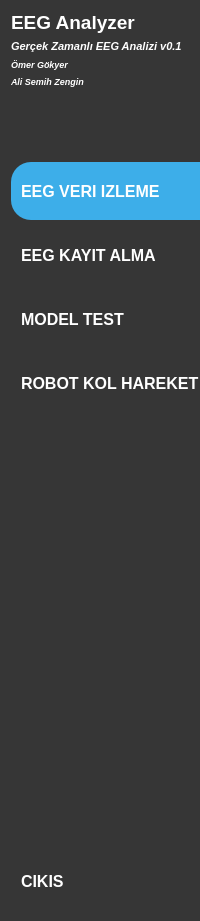
   <widget class="QWidget" name="sideBar" native="true">
    <property name="geometry">
     <rect>
      <x>0</x>
      <y>0</y>
      <width>200</width>
      <height>921</height>
     </rect>
    </property>
    <property name="minimumSize">
     <size>
      <width>200</width>
      <height>0</height>
     </size>
    </property>
    <property name="styleSheet">
     <string notr="true">QWidget{
	background-color:rgb(54, 54, 54)
}
QLabel{
	color: white;
	font-size: 14pt; /* Yazı tipi boyutunu ayarla */
    font-weight: bold; /* Yazı tipi kalınlığını ayarla */
}
QPushButton{
	color: white;
	text-align: left;
	height: 58px;
	border: none;
	padding-left: 10px;
	font: 63 8pt &quot;Bahnschrift SemiBold&quot;;
	border-top-left-radius:20px;
	border-bottom-left-radius:20px;
	font-size: 12pt; /* Yazı tipi boyutunu ayarla */
    font-weight: bold; /* Yazı tipi kalınlığını ayarla */
}
QPushButton:checked{
	background-color: #3daee9;
}</string>
    </property>
    <layout class="QVBoxLayout" name="verticalLayout">
     <property name="rightMargin">
      <number>0</number>
     </property>
     <item>
      <widget class="QLabel" name="label_2">
       <property name="text">
        <string>EEG Analyzer</string>
       </property>
      </widget>
     </item>
     <item>
      <widget class="QLabel" name="label">
       <property name="styleSheet">
        <string notr="true">font-size: 8pt; /* Yazı tipi boyutunu ayarla */
font-style: italic; /* Yazı tipi kalınlığını ayarla */</string>
       </property>
       <property name="text">
        <string>Gerçek Zamanlı EEG Analizi v0.1</string>
       </property>
      </widget>
     </item>
     <item>
      <widget class="QLabel" name="label_9">
       <property name="styleSheet">
        <string notr="true">font-size: 7pt; /* Yazı tipi boyutunu ayarla */
font-style: italic; /* Yazı tipi kalınlığını ayarla */</string>
       </property>
       <property name="text">
        <string>Ömer Gökyer</string>
       </property>
      </widget>
     </item>
     <item>
      <widget class="QLabel" name="label_10">
       <property name="styleSheet">
        <string notr="true">font-size: 7pt; /* Yazı tipi boyutunu ayarla */
font-style: italic; /* Yazı tipi kalınlığını ayarla */</string>
       </property>
       <property name="text">
        <string>Ali Semih Zengin</string>
       </property>
      </widget>
     </item>
     <item>
      <spacer name="verticalSpacer_2">
       <property name="orientation">
        <enum>Qt::Vertical</enum>
       </property>
       <property name="sizeHint" stdset="0">
        <size>
         <width>20</width>
         <height>78</height>
        </size>
       </property>
      </spacer>
     </item>
     <item>
      <widget class="QPushButton" name="eegVeri_sideBarButton">
       <property name="text">
        <string>EEG VERI IZLEME</string>
       </property>
       <property name="checkable">
        <bool>true</bool>
       </property>
       <property name="checked">
        <bool>true</bool>
       </property>
       <property name="autoExclusive">
        <bool>true</bool>
       </property>
      </widget>
     </item>
     <item>
      <widget class="QPushButton" name="eegKayit_sideBarButton">
       <property name="text">
        <string>EEG KAYIT ALMA</string>
       </property>
       <property name="checkable">
        <bool>true</bool>
       </property>
       <property name="autoExclusive">
        <bool>true</bool>
       </property>
      </widget>
     </item>
     <item>
      <widget class="QPushButton" name="modelTest_sideBarButton">
       <property name="text">
        <string>MODEL TEST</string>
       </property>
       <property name="checkable">
        <bool>true</bool>
       </property>
       <property name="autoExclusive">
        <bool>true</bool>
       </property>
      </widget>
     </item>
     <item>
      <widget class="QPushButton" name="robotKol_sideBarButton">
       <property name="text">
        <string>ROBOT KOL HAREKET</string>
       </property>
       <property name="checkable">
        <bool>true</bool>
       </property>
       <property name="autoExclusive">
        <bool>true</bool>
       </property>
      </widget>
     </item>
     <item>
      <spacer name="verticalSpacer">
       <property name="orientation">
        <enum>Qt::Vertical</enum>
       </property>
       <property name="sizeHint" stdset="0">
        <size>
         <width>20</width>
         <height>443</height>
        </size>
       </property>
      </spacer>
     </item>
     <item>
      <widget class="QPushButton" name="pushButton_5">
       <property name="text">
        <string>CIKIS</string>
       </property>
       <property name="checkable">
        <bool>true</bool>
       </property>
       <property name="autoExclusive">
        <bool>true</bool>
       </property>
      </widget>
     </item>
    </layout>
   </widget>
